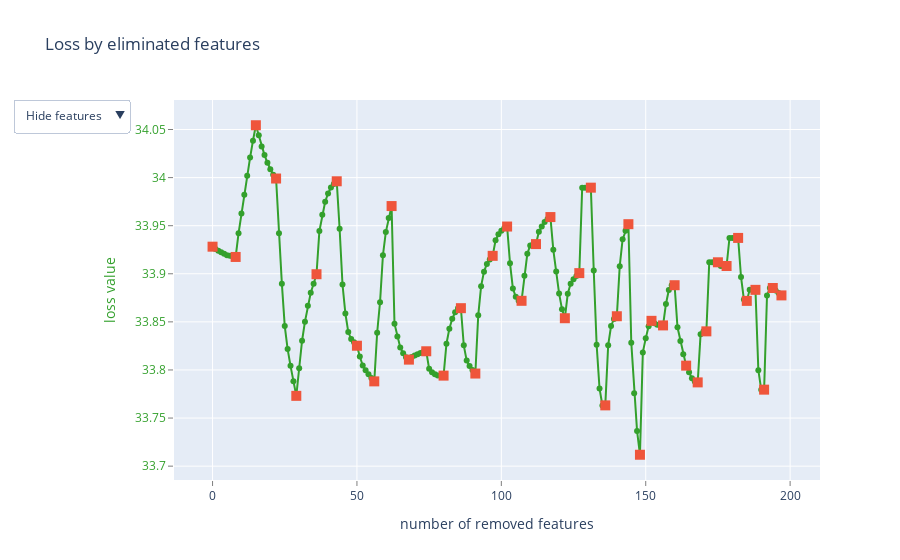

Notebook source saved alongside this figure:
### Code cell
# цель: убрать лишние признаки, шум, задача-минимум - не потерять в качестве, максимум - повысить качество
# shap-values: оценивает вклад признака в предикт (из теории игр) без привязки к конкретному ml алгоритму

# как альтернативный вариант неплохо работает: средняя важность на кросс-валидации + итеративный рост глубины
# дерева (чем ранее признак получает > 0 важность тем он важнее - раньше привлекается для сплитов в дереве) + 
# важности пересечений принзнаков (под капотом некоторых бустинговых моделей строятся взаимодействия признаков - составные)

def select_features(X_tr, y_tr, X_vl, y_vl, algorithm: EFeaturesSelectionAlgorithm, steps: int = 1, select=180):
    cat_feats = X_tr.select_dtypes(include=["object", "category"]).columns.tolist()
    train_pool = Pool(X_tr, y_tr, cat_features=cat_feats)
    valid_pool = Pool(X_vl, y_vl, cat_features=cat_feats)
    
    model = CatBoostRegressor(**params)
    summary = model.select_features(
        train_pool,
        eval_set=valid_pool,
        features_for_select=list(range(X_tr.shape[1])),
        num_features_to_select=select,
        steps=steps,
        algorithm=algorithm,
        shap_calc_type=EShapCalcType.Exact,  # утверждается, что данный вариант наиболее точный
        train_final_model=True,
        logging_level='Silent',
        plot=True
    )
    return summary

feature_set = select_features(x_train, y_train, x_valid, y_valid,
                              algorithm=EFeaturesSelectionAlgorithm.RecursiveByShapValues, steps=40, select=120)

### Figure 1 — Plotly figure (JSON) as saved in the notebook; plotly's stock layout.template omitted (floating-point values rounded to 4 significant figures; data arrays with more than 128 entries replaced by an {"elided": "..."} marker saying what was removed)
{"data": [{"line": {"color": "rgb(51,160,44)"}, "mode": "lines+markers", "name": "", "text": {"elided": "198 str values"}, "type": "scatter", "x": {"elided": "198 int values"}, "y": {"elided": "198 float values"}}, {"marker": {"size": 10, "symbol": "square"}, "mode": "markers", "name": "", "text": ["", "lag_p20_10", "lag_p18_9", "lag_p04_6", "lag_p03_6", "lag_p15_10", "lag_p15_6", "p18_SUB_p12_DIV_p18", "lag_p14_6", "lag_p06_2", "p15_SUB_p17_DIV_p15", "lag_p03_5", "p13", "lag_p11_5", "win_p03_mean_6", "p18_SUB_p14_DIV_p18", "lag_p12_3", "p12", "lag_p15_5", "lag_p02_4", "lag_p12_9", "win_p17_mean_6", "lag_p17_3", "lag_p17_4", "win_p18_mean_5", "p14", "lag_p11_7", "p15_SUB_p08_DIV_p15", "p04_SUB_p14_DIV_p04", "p15", "lag_p04_1", "lag_p08_3", "lag_p17_5", "lag_p17_7", "p17", "lag_p17_10", "lag_p05_9", "lag_p19_2", "win_p17_mean_9", "p04_SUB_p19_DIV_p04", "lag_p13_3"], "type": "scatter", "x": [0, 8, 15, 22, 29, 36, 43, 50, 56, 62, 68, 74, 80, 86, 91, 97, 102, 107, 112, 117, 122, 127, 131, 136, 140, 144, 148, 152, 156, 160, 164, 168, 171, 175, 178, 182, 185, 188, 191, 194, 197], "y": [33.93, 33.92, 34.05, 34.0, 33.77, 33.9, 34.0, 33.83, 33.79, 33.97, 33.81, 33.82, 33.79, 33.86, 33.8, 33.92, 33.95, 33.87, 33.93, 33.96, 33.85, 33.9, 33.99, 33.76, 33.86, 33.95, 33.71, 33.85, 33.85, 33.89, 33.8, 33.79, 33.84, 33.91, 33.91, 33.94, 33.87, 33.88, 33.78, 33.89, 33.88]}, {"mode": "text", "name": "", "text": {"elided": "198 str values"}, "textfont": {"color": "rgb(51,160,44)", "family": "sans serif", "size": 18}, "textposition": "bottom center", "type": "scatter", "visible": false, "x": {"elided": "198 int values"}, "y": {"elided": "198 float values"}}, {"mode": "text", "name": "", "text": {"elided": "198 str values"}, "textfont": {"color": "rgb(51,160,44)", "family": "sans serif", "size": 18}, "textposition": "bottom center", "type": "scatter", "visible": false, "x": {"elided": "198 int values"}, "y": {"elided": "198 float values"}}], "layout": {"showlegend": false, "title": {"text": "Loss by eliminated features"}, "updatemenus": [{"active": 0, "buttons": [{"args": [{"visible": [true, true, false, false]}], "label": "Hide features", "method": "update"}, {"args": [{"visible": [true, true, true, false]}], "label": "Show indices", "method": "update"}, {"args": [{"visible": [true, true, false, true]}], "label": "Show names", "method": "update"}], "pad": {"r": 10, "t": 10}, "showactive": true, "x": -0.25, "xanchor": "left", "y": 1.03, "yanchor": "top"}], "xaxis": {"gridcolor": "rgb(255,255,255)", "showgrid": true, "showline": false, "showticklabels": true, "tickcolor": "rgb(127,127,127)", "ticks": "outside", "title": {"text": "number of removed features"}, "zeroline": false}, "yaxis": {"gridcolor": "rgb(255,255,255)", "showgrid": true, "showline": false, "showticklabels": true, "tickcolor": "rgb(127,127,127)", "tickfont": {"color": "rgb(51,160,44)"}, "ticks": "outside", "title": {"font": {"color": "rgb(51,160,44)"}, "text": "loss value"}, "zeroline": false}}}
